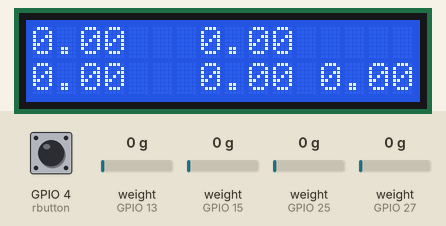
Recording of a sketch running on a simulated ESP32. Shown: 16×2 character LCD. The test bench sets the inputs (shaded band); at power-on: GPIO 4 (rbutton) HIGH, weight on the scale (sensors on GPIO 13, GPIO 15, GPIO 25, GPIO 27) 0 g. WiFi joins after 1.5 s; servers stay silent unless stated; uploads are accepted with an empty reply; the local clock reads 2024-03-15 10:24:30 at power-on unless the sketch sets it; EEPROM starts erased; what the sketch prints to the serial monitor is not drawn.

Above: at 14.4 s.
14.5 s: GPIO 4 (rbutton) pulled LOW for 1 s
At 15.0 s:
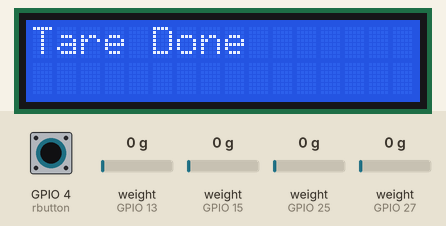
17.3 s: weight on the scale (sensor on GPIO 13) set to 4900 g
At 17.8 s:
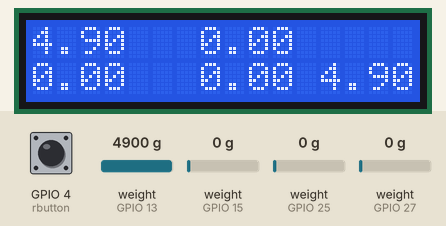
20.3 s: weight on the scale (sensor on GPIO 15) set to 100 g
At 20.9 s:
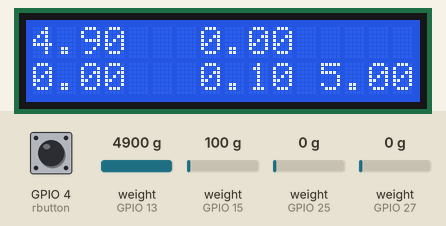
21.8 s: weight on the scale (sensor on GPIO 25) set to 100 g
At 22.6 s:
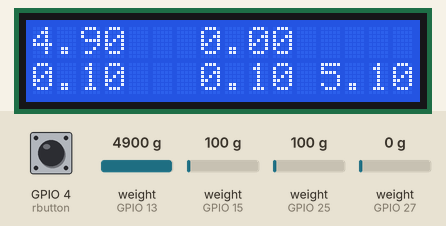
23.3 s: weight on the scale (sensor on GPIO 27) set to 100 g
At 24.3 s:
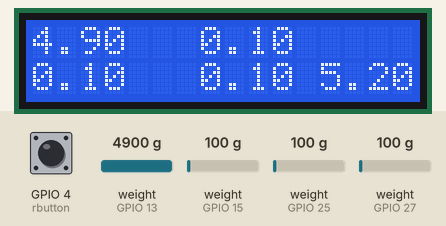
24.8 s: weight on the scale (sensor on GPIO 13) set to 100 g
At 26.1 s:
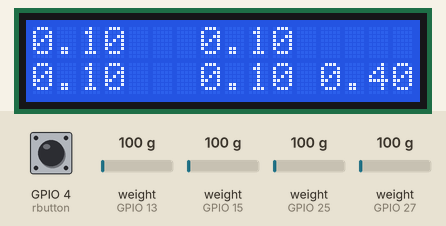
Timing chart, 0 to 27.3 s (numbered marks = the images above; inputs shaded):
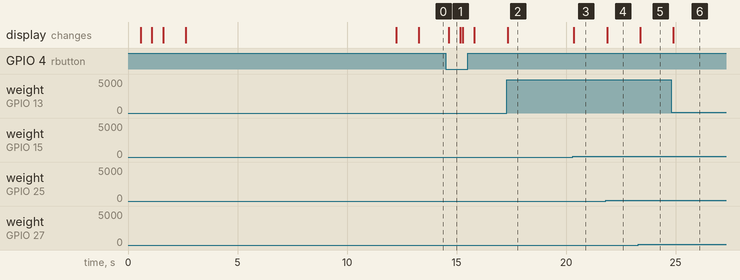

The sketch:

load_cell_WITH_FIREBASE.ino
```cpp
#include <HX711_ADC.h>
#include <EEPROM.h>
#include <Wire.h>
#include <LiquidCrystal_I2C.h>
#include <WiFi.h>
#include <WiFiClientSecure.h>
#include <ArduinoJson.h>
#include "time.h"

// ----------------- WiFi Config -----------------
const char* WIFI_SSID="adcd";//replace your wifi
const char* WIFI_PASSWORD="12345678";//replace your wifi passwords

// ----------------- Firebase Config ---------------
const char* FIREBASE_PROJECT_ID = "qwerty";
const char* FIREBASE_COLLECTION = "sensor_data";
const char* FIREBASE_API_KEY = "AIzaSyCalqmmAax1vUa-ZqEUXmt_GIO21gMtA";//create your firebase api

// ----------------- NTP Config -----------------
const char* ntpServer = "pool.ntp.org";
const long  gmtOffset_sec = 0;
const int   daylightOffset_sec = 0;

// ----------------- Pin Config (SAFE) -----------------
const int dout1 = 13, sck1 = 14;
const int dout2 = 27, sck2 = 26;
const int dout3 = 25, sck3 = 33;
const int dout4 = 15, sck4 = 2;
const int rbutton = 4;
float sum;

const float THRESHOLD = 4.0;//adjust threshold according to requirement

HX711_ADC LoadCell1(dout1, sck1);
HX711_ADC LoadCell2(dout2, sck2);
HX711_ADC LoadCell3(dout3, sck3);
HX711_ADC LoadCell4(dout4, sck4);

LiquidCrystal_I2C lcd(0x27, 16, 2);
WiFiClientSecure client;

String firestoreURL = "https://firestore.googleapis.com/v1/projects/" +
                      String(FIREBASE_PROJECT_ID) +
                      "/databases/(default)/documents/" +
                      String(FIREBASE_COLLECTION) +
                      "?key=" + String(FIREBASE_API_KEY);

static float val1 = 0, val2 = 0, val3 = 0, val4 = 0;
unsigned long lastFirebaseUpdate = 0;
const long firebaseInterval = 120000;
bool aboveThreshold = false;
bool lastButtonState = HIGH;
unsigned long lastDebounceTime = 0;
const unsigned long debounceDelay = 50;

void setup() {
  Serial.begin(115200);
  EEPROM.begin(64);
  pinMode(rbutton, INPUT_PULLUP);

  lcd.init();
  lcd.backlight();
  lcd.clear();
  lcd.setCursor(0, 0);
  lcd.print("Connecting WiFi");

  // ✅ FIRST connect to WiFi
  WiFi.mode(WIFI_STA);
  WiFi.begin(WIFI_SSID, WIFI_PASSWORD);
  int tries = 0;
  while (WiFi.status() != WL_CONNECTED && tries < 400) {
    delay(500);
    Serial.print(".");
    lcd.setCursor(tries % 16, 1);
    lcd.print(".");
    tries++;
  }

  if (WiFi.status() == WL_CONNECTED) {
    Serial.println("\n✅ WiFi Connected!");
    lcd.clear();
    lcd.print("WiFi Connected!");
    lcd.setCursor(0, 1);
    lcd.print(WiFi.localIP());
  } else {
    Serial.println("\n❌ WiFi FAILED!");
    lcd.clear();
    lcd.print("WiFi Fail!");
    while (true); // Stop here if no WiFi
  }

  configTime(gmtOffset_sec, daylightOffset_sec, ntpServer);
  client.setInsecure();

  delay(1000);
  lcd.clear();
  lcd.print("Init Load Cells");

  LoadCell1.begin(); LoadCell2.begin(); LoadCell3.begin(); LoadCell4.begin();
  LoadCell1.start(2000, true);
  LoadCell2.start(2000, true);
  LoadCell3.start(2000, true);
  LoadCell4.start(2000, true);

  if (LoadCell1.getTareTimeoutFlag() || LoadCell2.getTareTimeoutFlag() ||
      LoadCell3.getTareTimeoutFlag() || LoadCell4.getTareTimeoutFlag()) {
    lcd.clear(); lcd.print("Tare Timeout!");
    Serial.println("Tare timeout! Check wiring.");
    while (1);
  }

  LoadCell1.setCalFactor(-45.30464);//callibrate value might different for your load cell
  LoadCell2.setCalFactor(-55.33996);//callibrate value might different for your load cell
  LoadCell3.setCalFactor(55.40839);//callibrate value might different for your load cell
  LoadCell4.setCalFactor(-50.8697);//callibrate value might different for your load cell

  lcd.clear();
  lcd.print("Setup Complete");
  delay(1000);
}

bool checkThreshold(float v1, float v2, float v3, float v4) {
  return (abs(v1) > THRESHOLD || abs(v2) > THRESHOLD || abs(v3) > THRESHOLD || abs(v4) > THRESHOLD);
}

String getFormattedTime() {
  struct tm timeinfo;
  if (!getLocalTime(&timeinfo)) {
    return "1970-01-01T00:00:00Z";
  }
  char timeString[25];
  strftime(timeString, sizeof(timeString), "%Y-%m-%dT%H:%M:%SZ", &timeinfo);
  return String(timeString);
}

void sendToFirebase(float v1, float v2, float v3, float v4) {

  String timestamp = getFormattedTime();
  DynamicJsonDocument doc(1024);
  doc["fields"]["Right up"]["doubleValue"] = v1;
  doc["fields"]["Left up"]["doubleValue"] = v2;
  doc["fields"]["Right down"]["doubleValue"] = v3;
  doc["fields"]["Left down"]["doubleValue"] = v4;
  doc["fields"]["Sum"]["doubleValue"] = sum;
  doc["fields"]["timestamp"]["timestampValue"] = timestamp;

  String jsonStr;
  serializeJson(doc, jsonStr);

  if (client.connect("firestore.googleapis.com", 443)) {
    client.println("POST " + firestoreURL + " HTTP/1.1");
    client.println("Host: firestore.googleapis.com");
    client.println("Content-Type: application/json");
    client.print("Content-Length: ");
    client.println(jsonStr.length());
    client.println(); client.println(jsonStr);

    while (client.connected()) {
      if (client.readStringUntil('\n') == "\r") break;
    }

    String response = client.readString();
    Serial.println("Firebase response: " + response.substring(0, 100));
    delay(1000);
  } else {
    Serial.println("Firebase send failed.");
    delay(1000);
  }
  client.stop();
}

void handleTareButton() {
  int reading = digitalRead(rbutton);
  if (reading != lastButtonState) lastDebounceTime = millis();

  if ((millis() - lastDebounceTime) > debounceDelay && reading == LOW) {
    LoadCell1.tareNoDelay();
    LoadCell2.tareNoDelay();
    LoadCell3.tareNoDelay();
    LoadCell4.tareNoDelay();
    lcd.clear(); lcd.print("Tare Done");
    delay(500);
    aboveThreshold = false;
  }
  lastButtonState = reading;
}

void displayReadings(float lc1, float lc2, float lc3, float lc4) {
  lcd.clear();
  lcd.setCursor(0, 0); lcd.print(lc1);
  lcd.setCursor(7, 0); lcd.print(lc2);
  lcd.setCursor(0, 1);  lcd.print(lc3);
  lcd.setCursor(7, 1);  lcd.print(lc4);
  lcd.setCursor(12,1); lcd.print(sum);
}

void loop() {
  static bool newDataReady = false;

  if (LoadCell1.update() && LoadCell2.update() && LoadCell3.update() && LoadCell4.update()) {
    newDataReady = true;
  }

  handleTareButton();

  if (newDataReady) {
    val1 = LoadCell1.getData()/1000;
    val2 = LoadCell2.getData()/1000;
    val3 = LoadCell3.getData()/1000;
    val4 = LoadCell4.getData()/1000;
    sum=val1+val2+val3+val4;
    Serial.printf("LC1: %.2f | LC2: %.2f | LC3: %.2f | LC4: %.2f |sum:%.2f\n", val1, val2, val3, val4,sum);


    displayReadings(val1, val2, val3, val4);

    bool currentAboveThreshold = checkThreshold(val1, val2, val3, val4);

    if (currentAboveThreshold) {
      if (!aboveThreshold || (millis() - lastFirebaseUpdate >= firebaseInterval)) {
        sendToFirebase(val1, val2, val3, val4);
        lastFirebaseUpdate = millis();
      }
      aboveThreshold = true;
    } else {
      aboveThreshold = false;
    }

    newDataReady = false;
  }

  delay(100);
} 
```

Measured:
- after the input at 14.5 s, the display: changes after 0.15 s (image 1)
- after the input at 17.3 s, the display: changes at once (image 2)
- after the input at 20.3 s, the display: changes after 0.05 s (image 3)
- after the input at 21.8 s, the display: changes after 0.07 s (image 4)
- after the input at 23.3 s, the display: changes after 0.08 s (image 5)
- after the input at 24.8 s, the display: changes after 0.10 s (image 6)
- what the display in image 1 shows lasts 0.5 s, from 14.7 s to 15.2 s
